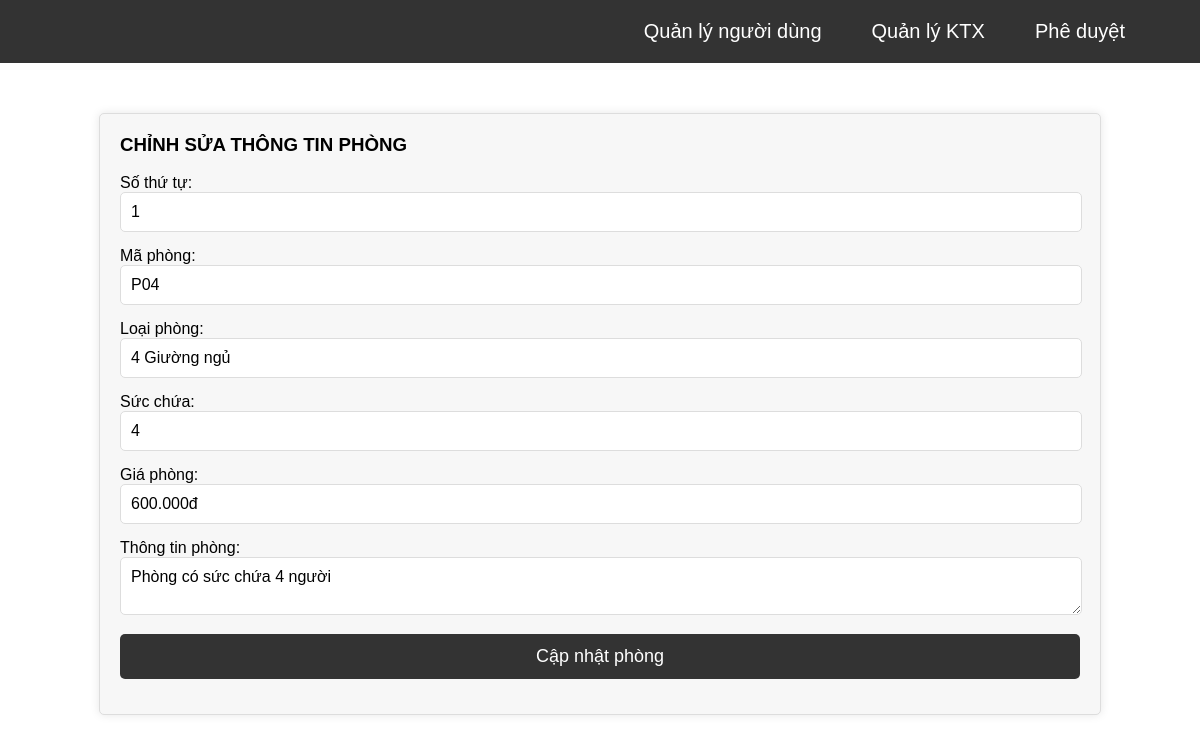
Page /room_details/edit_room.php?id=1 on the committed database.
### tables this page shows
CREATE TABLE `room_form` (
  `room_id` int(100) NOT NULL,
  `room_type` varchar(255) NOT NULL,
  `room_capacity` varchar(255) NOT NULL,
  `room_description` varchar(255) NOT NULL,
  `room_price` varchar(255) NOT NULL,
  `room_number` varchar(255) NOT NULL
);

### room_details/edit_room.php (the view, shortened to what this page needs)
<?php
@include '../config.php';
$roomData = array();
if (isset($_GET['id'])) {
    $room_id = mysqli_real_escape_string($conn, $_GET['id']);
    $selectQuery = "SELECT * FROM room_form WHERE room_id = '$room_id'";
    $result = mysqli_query($conn, $selectQuery);
    $roomData = mysqli_fetch_assoc($result);
}
?>
<!DOCTYPE html>
<html lang="en">
<head>
    <link rel="stylesheet" href="../../KTX/css/room.css">
</head>
<body>
    <?php include '../../KTX/navbar/adminnavbar.php'; ?>
    <div class="dashboard-container">
        <h3>CHỈNH SỬA THÔNG TIN PHÒNG</h3>
        <br>
        <form action="" method="post">
            <label for="room_id">Số thứ tự:</label>
            <input type="text" name="room_id" value="<?php echo isset($roomData['room_id']) ? $roomData['room_id'] : ''; ?>" readonly>
            <label for="room_number">Mã phòng:</label>
            <input type="text" name="room_number" value="<?php echo isset($roomData['room_number']) ? $roomData['room_number'] : ''; ?>">
            <label for="room_type">Loại phòng:</label>
            <input type="text" name="room_type" value="<?php echo isset($roomData['room_type']) ? $roomData['room_type'] : ''; ?>">
            <label for="room_capacity">Sức chứa:</label>
            <input type="number" name="room_capacity" value="<?php echo isset($roomData['room_capacity']) ? $roomData['room_capacity'] : ''; ?>">
            <label for="room_price">Giá phòng:</label>
            <input type="text" name="room_price" value="<?php echo isset($roomData['room_price']) ? $roomData['room_price'] : ''; ?>">
            <label for="room_description">Thông tin phòng:</label>
            <textarea name="room_description"><?php echo isset($roomData['room_description']) ? $roomData['room_description'] : ''; ?></textarea>
            <input type="submit" name="submit" value="Cập nhật phòng" class="form-btn">
        </form>
    </div>
</body>
</html>

### css/room.css (style rules this page uses)
.dashboard-container { width: 80%; margin: 0 auto; padding: 20px; margin-top: 50px; background-color: #f7f7f7; border: 1px solid #ddd; box-shadow: 0px 0px 10px rgba(0, 0, 0, 0.1); border-radius: 5px; }
.dashboard-container form input, .dashboard-container form textarea { width: calc(100% - 20px); margin-bottom: 15px; padding: 10px; font-size: 16px; border: 1px solid #ddd; border-radius: 5px; }
.dashboard-container form .form-btn { width: 100%; background-color: #333; color: #fff; border: none; padding: 12px; cursor: pointer; font-size: 18px; border-radius: 5px; }

### css/admin_navbar.css (style rules this page uses)
* { padding: 0; margin: 0; font-family: 'Poppins', sans-serif; }

### rows in the picture
room_form: room_id "1", room_number "P04", room_type "4 Giường ngủ", room_capacity "4", room_price "600.000đ", room_description "Phòng có sức chứa 4 người"
